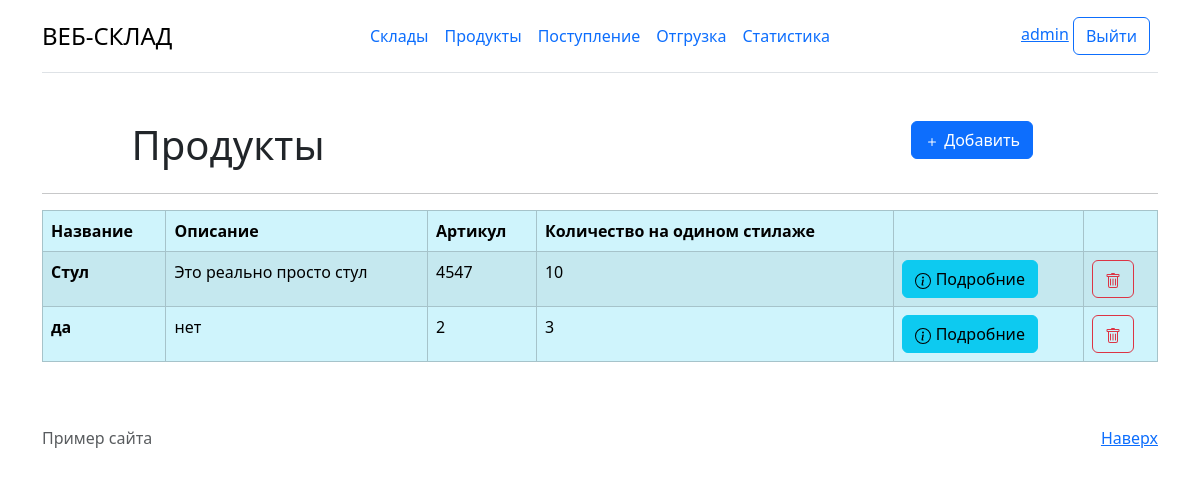
The app's page /product/ (signed in), older data.
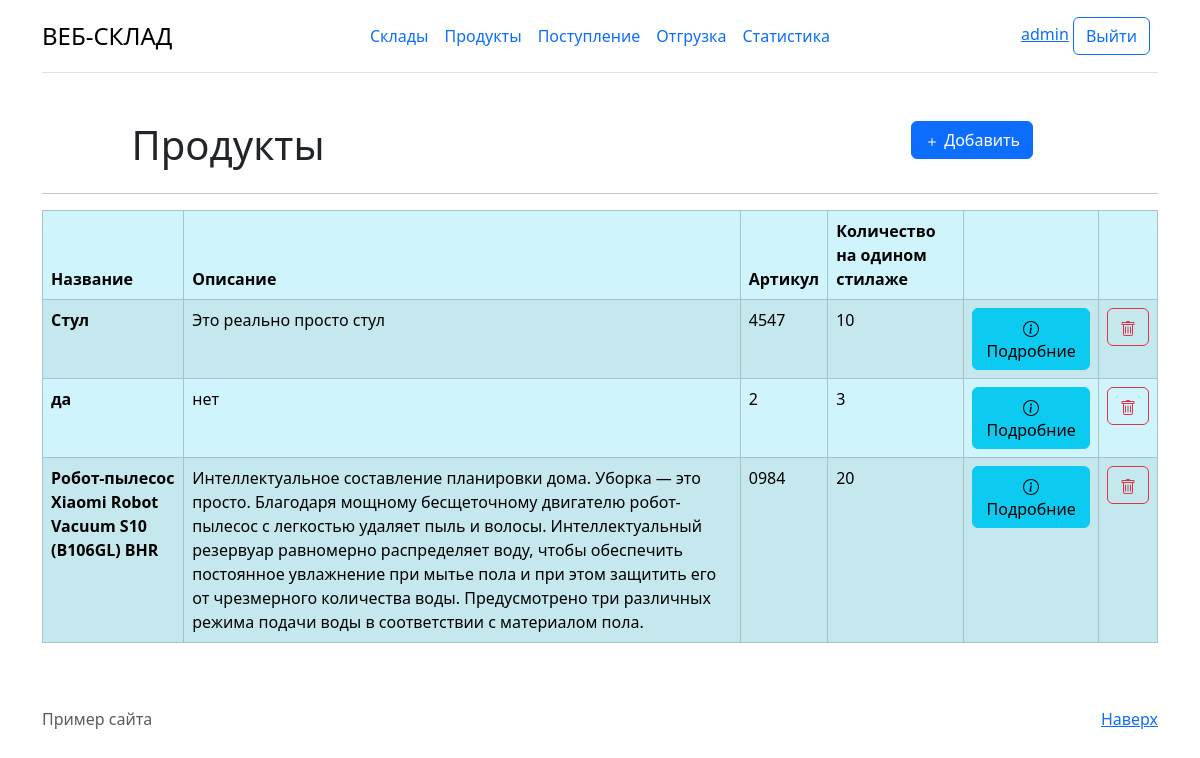
The same page, newer data.
### product/models.py (models this page shows, shortened)
class Product(models.Model):
    name = models.CharField('Название',max_length = 50)
    description = models.TextField('Описание')
    vendor_code = models.CharField('Артикул', max_length = 50)
    quantity_rack = models.IntegerField('Количество на одином стилаже')
    class Meta:
        verbose_name = "Товар"
        verbose_name_plural = "Товары"

### product/views.py (the view)
# urls.py: path('',views.ProductListView.as_view(), name='product/main'),
class ProductListView(LoginRequiredMixin, ListView):
    model = Product
    template_name = "product/main.html"
    context_object_name = "product"

### product/templates/product/main.html (shortened to what this page needs)
{% extends 'main/layout.html'%}
{% block container %}
<div class="container mt-5">
    <div class="container text-center">
      <div class="row">
        <div class="col">
          <h1>Продукты</h1>
        </div>
        <div class="col">
        </div>
        <div class="col">
          <a href="{% url 'product/add' %}" type="button" class="btn btn-primary">
            <svg xmlns="http://www.w3.org/2000/svg" width="16" height="16" fill="currentColor" class="bi bi-plus" viewBox="0 0 16 16">
              <path d="M8 4a.5.5 0 0 1 .5.5v3h3a.5.5 0 0 1 0 1h-3v3a.5.5 0 0 1-1 0v-3h-3a.5.5 0 0 1 0-1h3v-3A.5.5 0 0 1 8 4"></path>
            </svg>
            Добавить
          </a>
        </div>
      </div>
    </div>
  <hr>
  {% if product %}
      <table class="table table-info table-striped table-bordered " >
        <thead>
        <tr>
          <th scope="col">Название</th>
          <th scope="col">Описание</th>
          <th scope="col">Артикул</th>
          <th scope="col">Количество на одином стилаже</th>
          <th scope="col"></th>
          <th scope="col"></th>
        </tr>
        </thead>
        <tbody>
        {% for el in product%}
        <tr>
          <th>{{el.name}}</th>
          <td>{{el.description}}</td>
          <td>{{el.vendor_code}}</td>
          <td>{{el.quantity_rack}}</td>
          <th>
            <a href="{%  url 'product/product_detail' el.id %} " type="button" class="btn btn-info">
              Подробние
            </a>
          </th>
          <th>
            <a href="{%  url 'product/product_delete' el.id %} " type="button" class="btn btn-outline-danger">
            </a>
          </th>
        </tr>
        {% endfor %}
        </tbody>
      </table>
  {%else%}
      <p>У вас нет поваров</p>
  {% endif %}
  </div>
{% endblock %}

Row changes from the older to the newer data that the page shows:
added Product: name "Робот-пылесос Xiaomi Robot Vacuum S10 (B106GL) BHR", description "Интеллектуальное составление планировки дома. Уборка — это просто. Благодаря мощному бесщеточному двигателю робот-пылесос с легкостью удаляет пыль и волосы. Интеллектуальный резервуар равномерно распределяет воду, чтобы обеспечить постоянное увлажнение при мытье пола и при этом защитить его от чрезмерного количества воды. Предусмотрено три различных режима подачи воды в соответствии с материалом пола.", vendor_code "0984", quantity_rack "20"
